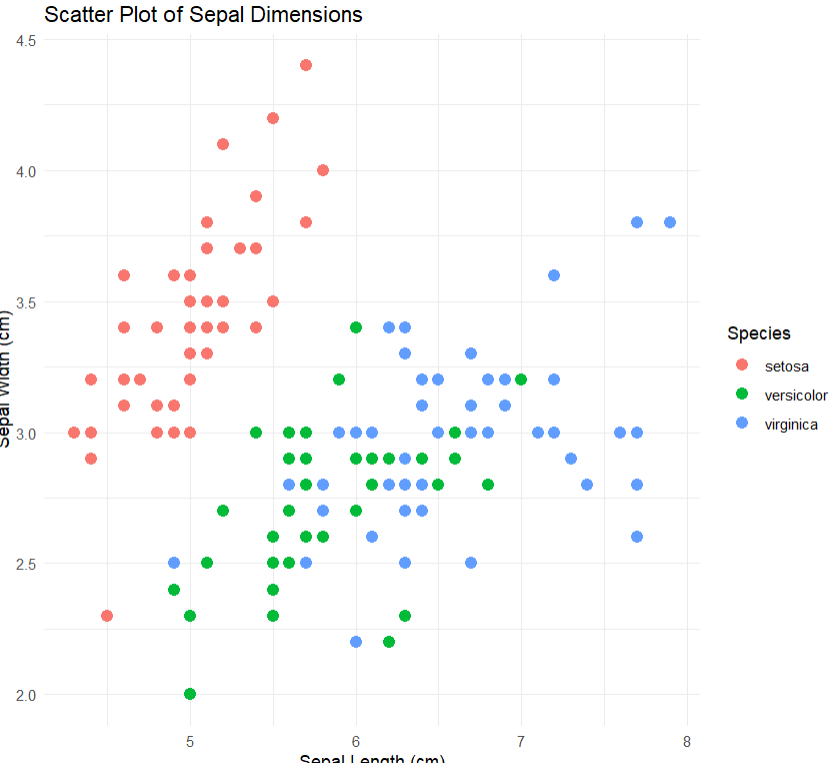

R code for this plot:
install.packages("ggplot2") 
# Load the ggplot2 package 
library(ggplot2) 
# Scatter plot of Sepal.Length vs Sepal.Width, colored by Species 
ggplot(data = iris, aes(x = Sepal.Length, y = Sepal.Width, color = Species)) + 
  geom_point(size = 3) +  # Adds points 
  labs(title = "Scatter Plot of Sepal Dimensions",  
       x = "Sepal Length (cm)",  
       y = "Sepal Width (cm)") +  # Adds axis labels and title 
  theme_minimal()  # Applies a minimal theme
